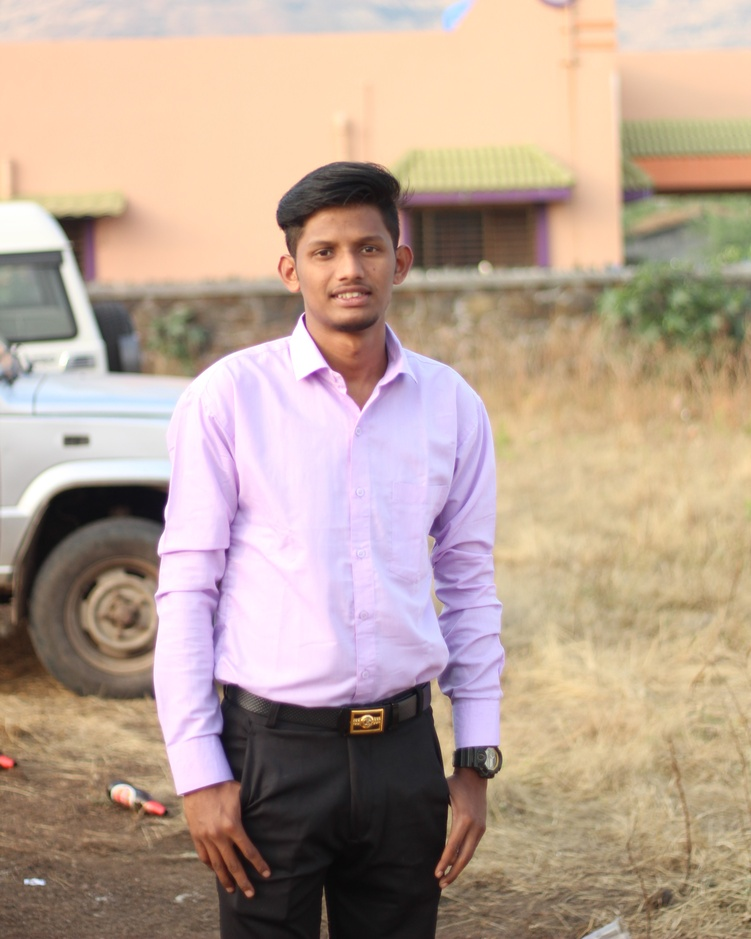
#> input picture Project/QR Code/about.JPG, 751 x 939 px, shrunk from 3456 x 4320 before the run
$ python pencil.py
#> lines starting #> are read from the running program, lines starting #| are printed output that depends on the picture
import cv2

# reading image
image = cv2.imread("about.JPG")
#> image is the input picture: shape (939, 751, 3); mean B, G, R 148.2, 162.7, 184.5

# converting BGR image to grayscale
gray_image = cv2.cvtColor(image, cv2.COLOR_BGR2GRAY)
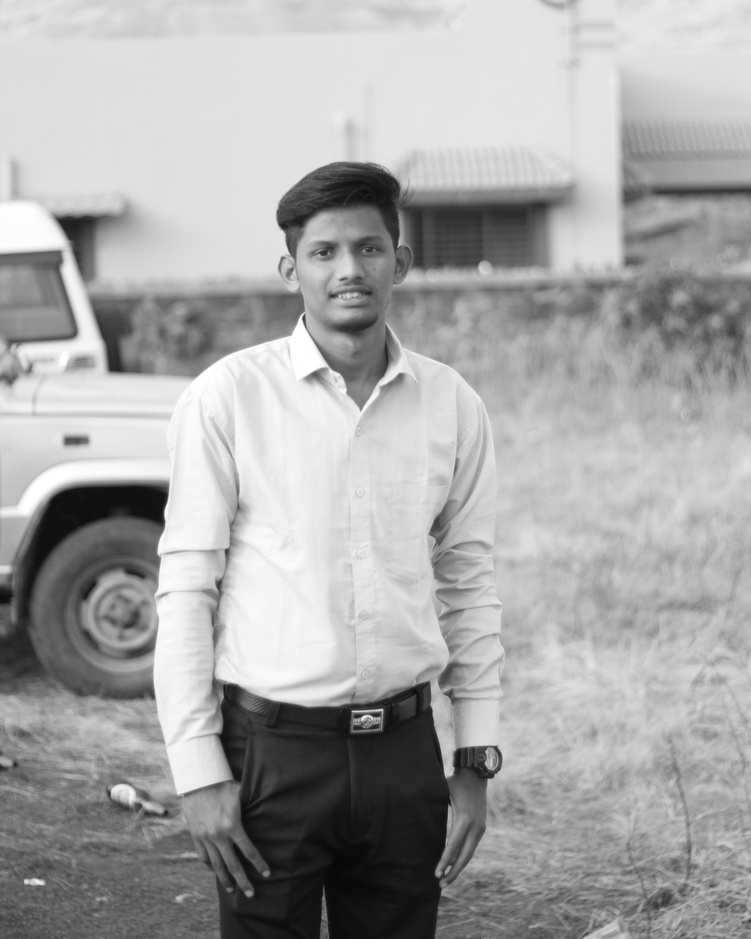
#> gray_image: shape (939, 751); min 8, max 255, mean 167.5

# image inversion for enhacing detail
inverted_image = 255 - gray_image
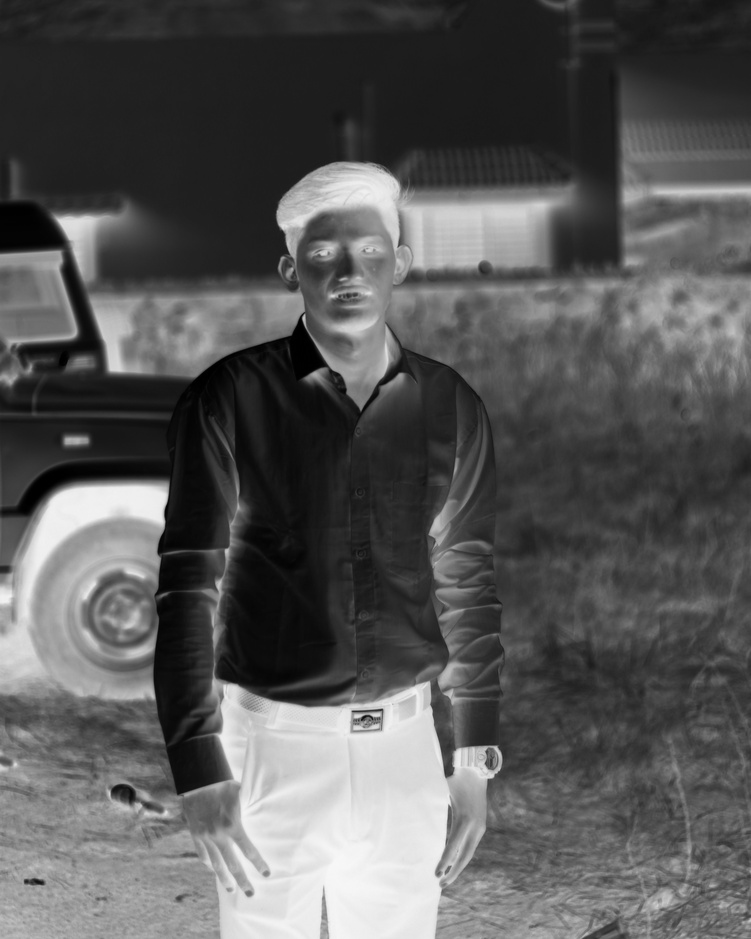
#> inverted_image: shape (939, 751); min 0, max 247, mean 87.5

# creating pencil sketch by mixing tha grayscale image with inverted blurry image.
blurred = cv2.GaussianBlur(inverted_image, (21, 21), 0)
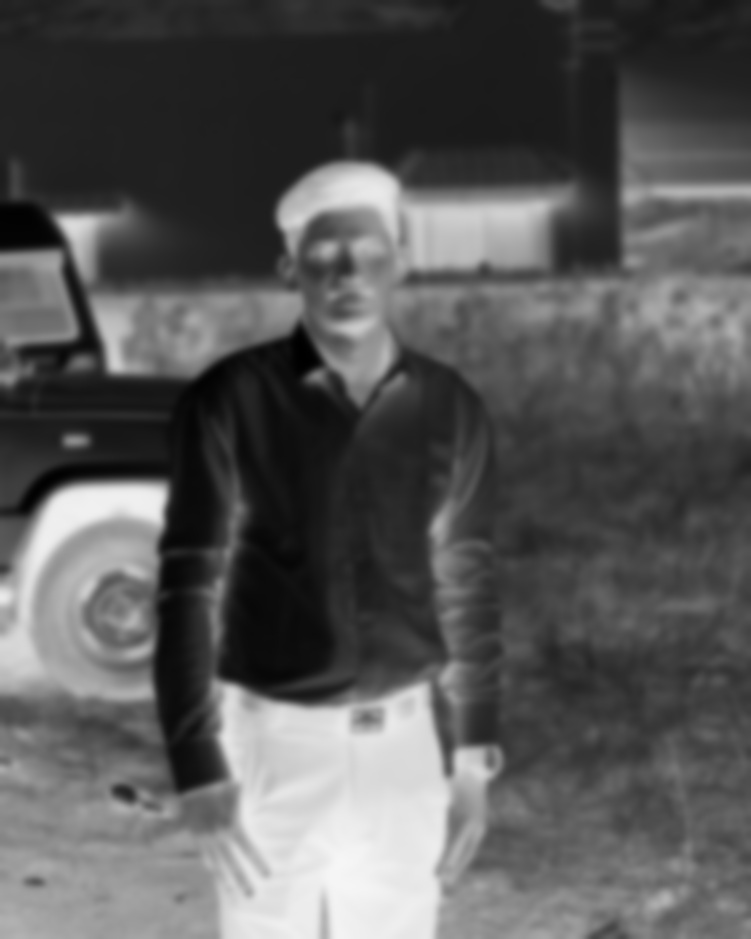
#> blurred: shape (939, 751); min 0, max 246, mean 87.4
inverted_blurred = 255-blurred
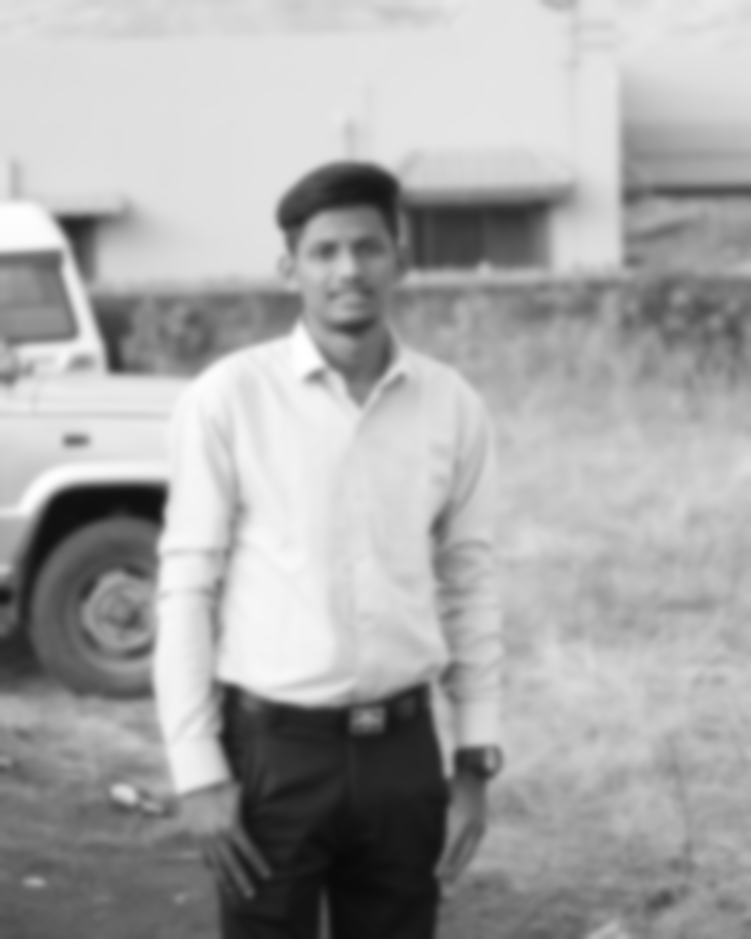
#> inverted_blurred: shape (939, 751); min 9, max 255, mean 167.6
pencil_sketch = cv2.divide(gray_image,inverted_blurred,scale=256)
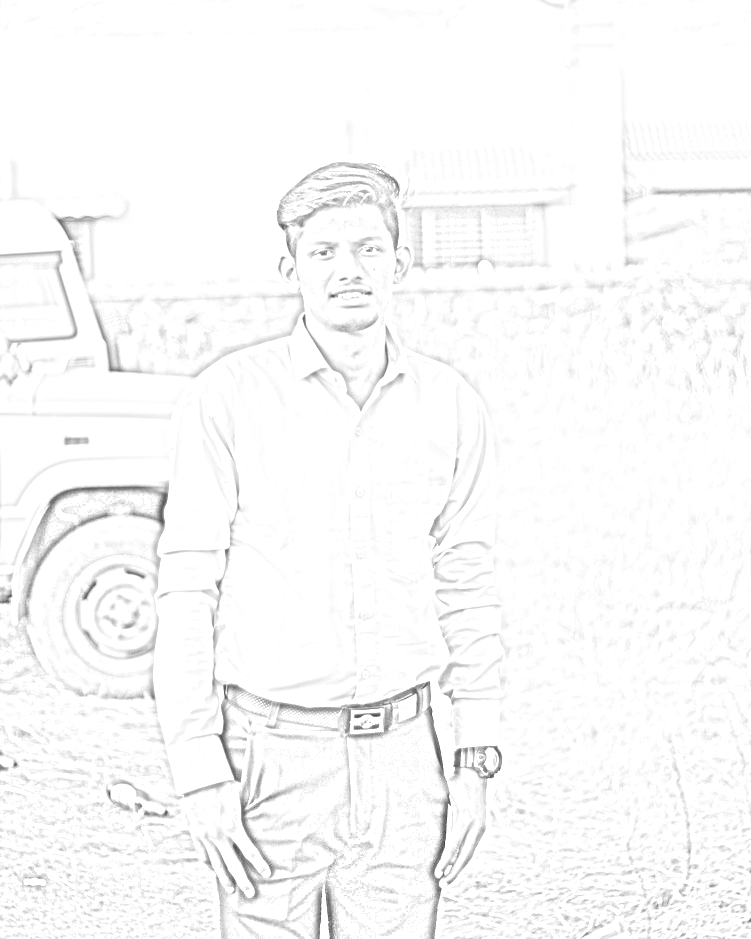
#> pencil_sketch: shape (939, 751); min 64, max 255, mean 249.6

# displaying image with opencv
cv2.imshow("Original Image",image)
# cv2.imshow("Pencil Sketch",pencil_sketch)
cv2.waitKey(0)

$ run again, with Project/QR Code/my.jpg copied over Project/QR Code/about.JPG
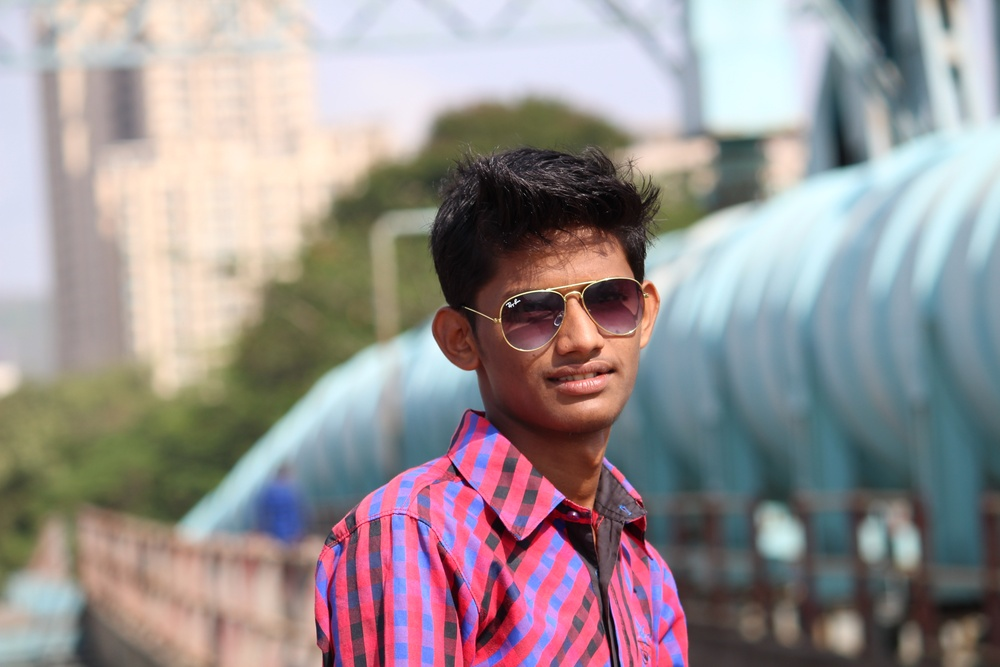
#> input picture Project/QR Code/my.jpg, 1000 x 667 px, shrunk from 2592 x 1728 before the run
#> image is the input picture: shape (667, 1000, 3); mean B, G, R 146.2, 145.4, 153.7
#> `inverted_image = 255 - gray_image`:
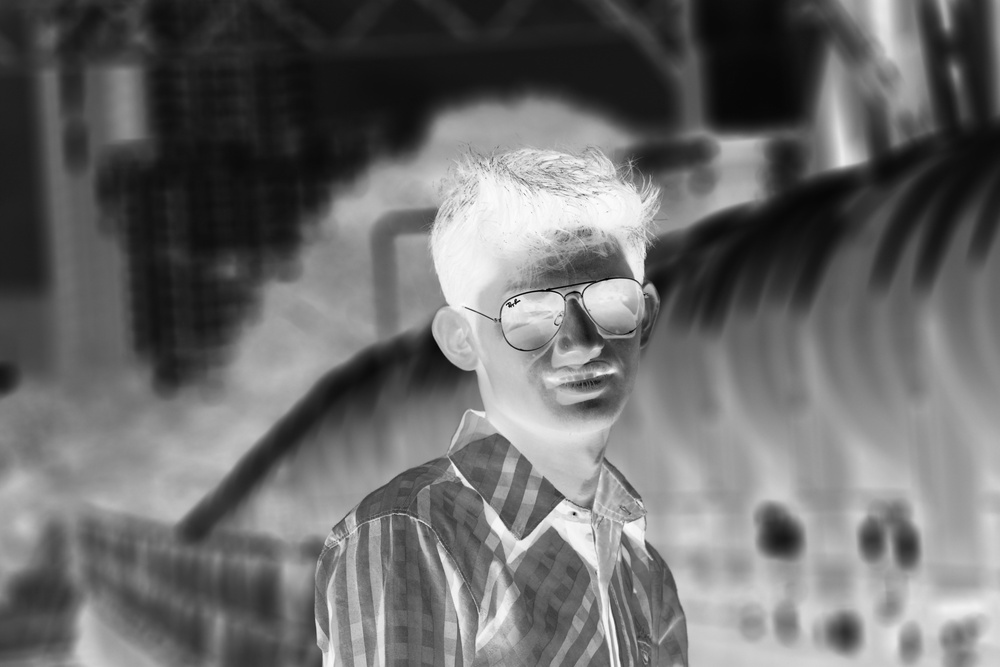
#> inverted_image: shape (667, 1000); min 1, max 255, mean 107
#> `pencil_sketch = cv2.divide(gray_image,inverted_blurred,scale=256)`:
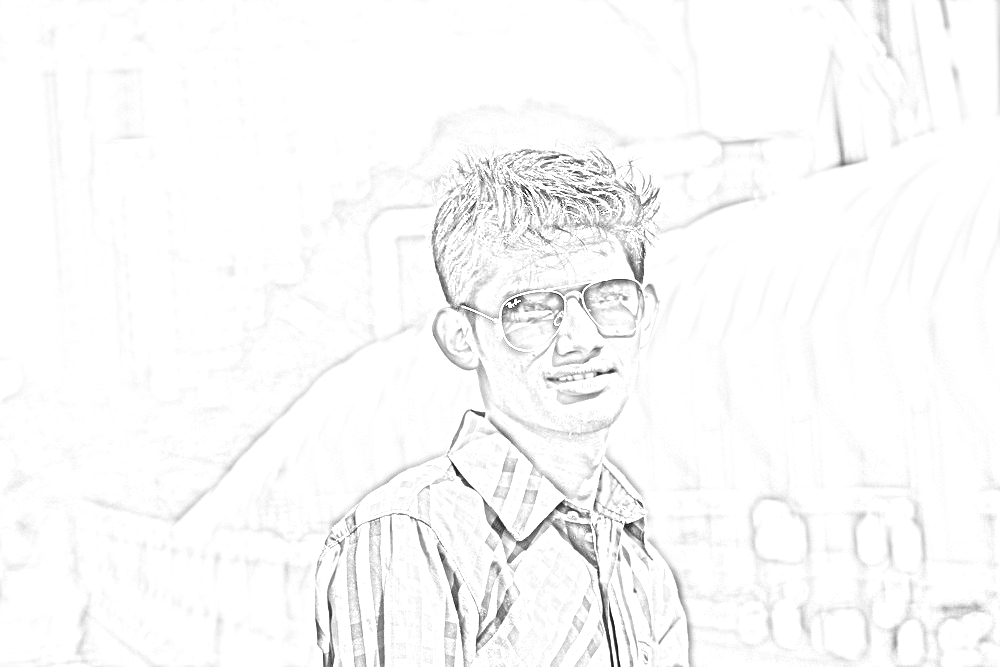
#> pencil_sketch: shape (667, 1000); min 0, max 255, mean 249.5
